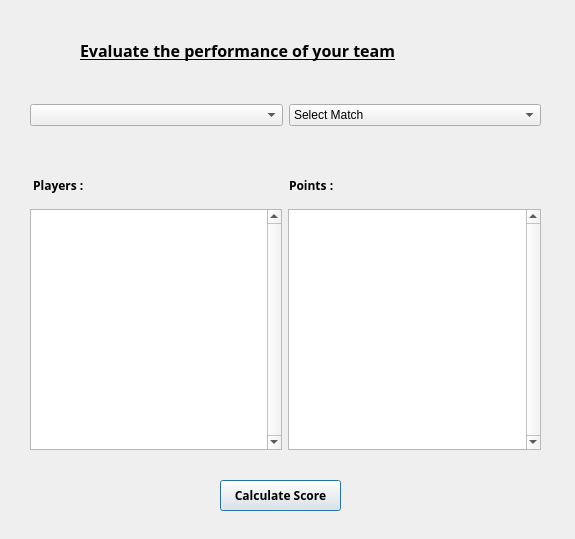
<?xml version="1.0" encoding="UTF-8"?>
<ui version="4.0">
 <class>evaluate_team</class>
 <widget class="QDialog" name="evaluate_team">
  <property name="geometry">
   <rect>
    <x>0</x>
    <y>0</y>
    <width>575</width>
    <height>539</height>
   </rect>
  </property>
  <property name="windowTitle">
   <string>Dialog</string>
  </property>
  <widget class="QLabel" name="label">
   <property name="geometry">
    <rect>
     <x>80</x>
     <y>30</y>
     <width>431</width>
     <height>41</height>
    </rect>
   </property>
   <property name="font">
    <font>
     <family>Lucida Fax</family>
     <pointsize>12</pointsize>
     <weight>75</weight>
     <bold>true</bold>
     <underline>true</underline>
    </font>
   </property>
   <property name="text">
    <string>Evaluate the performance of your team</string>
   </property>
  </widget>
  <widget class="QWidget" name="horizontalLayoutWidget">
   <property name="geometry">
    <rect>
     <x>30</x>
     <y>90</y>
     <width>511</width>
     <height>51</height>
    </rect>
   </property>
   <layout class="QHBoxLayout" name="horizontalLayout">
    <item>
     <widget class="QComboBox" name="selectteam_cb"/>
    </item>
    <item>
     <widget class="QComboBox" name="selectmatch_cb">
      <property name="currentText">
       <string>Select Match</string>
      </property>
      <item>
       <property name="text">
        <string>Select Match</string>
       </property>
      </item>
      <item>
       <property name="text">
        <string>Match 1</string>
       </property>
      </item>
     </widget>
    </item>
   </layout>
  </widget>
  <widget class="QWidget" name="horizontalLayoutWidget_2">
   <property name="geometry">
    <rect>
     <x>30</x>
     <y>170</y>
     <width>511</width>
     <height>31</height>
    </rect>
   </property>
   <layout class="QHBoxLayout" name="horizontalLayout_2">
    <item>
     <widget class="QLabel" name="label_3">
      <property name="font">
       <font>
        <family>Lucida Fax</family>
        <pointsize>9</pointsize>
        <weight>75</weight>
        <bold>true</bold>
       </font>
      </property>
      <property name="text">
       <string> Players :</string>
      </property>
     </widget>
    </item>
    <item>
     <widget class="QLabel" name="label_2">
      <property name="font">
       <font>
        <family>Lucida Fax</family>
        <pointsize>9</pointsize>
        <weight>75</weight>
        <bold>true</bold>
       </font>
      </property>
      <property name="text">
       <string>Points :</string>
      </property>
     </widget>
    </item>
   </layout>
  </widget>
  <widget class="QWidget" name="horizontalLayoutWidget_3">
   <property name="geometry">
    <rect>
     <x>30</x>
     <y>209</y>
     <width>511</width>
     <height>241</height>
    </rect>
   </property>
   <layout class="QHBoxLayout" name="horizontalLayout_3">
    <item>
     <widget class="QListWidget" name="players_lw">
      <property name="verticalScrollBarPolicy">
       <enum>Qt::ScrollBarAlwaysOn</enum>
      </property>
      <property name="defaultDropAction">
       <enum>Qt::IgnoreAction</enum>
      </property>
      <property name="selectionMode">
       <enum>QAbstractItemView::NoSelection</enum>
      </property>
     </widget>
    </item>
    <item>
     <widget class="QListWidget" name="scores_lw">
      <property name="verticalScrollBarPolicy">
       <enum>Qt::ScrollBarAlwaysOn</enum>
      </property>
      <property name="selectionMode">
       <enum>QAbstractItemView::NoSelection</enum>
      </property>
     </widget>
    </item>
   </layout>
  </widget>
  <widget class="QPushButton" name="calcscore_btn">
   <property name="geometry">
    <rect>
     <x>220</x>
     <y>480</y>
     <width>121</width>
     <height>31</height>
    </rect>
   </property>
   <property name="font">
    <font>
     <family>Lucida Fax</family>
     <weight>75</weight>
     <bold>true</bold>
    </font>
   </property>
   <property name="text">
    <string>Calculate Score</string>
   </property>
  </widget>
 </widget>
 <resources/>
 <connections/>
</ui>
